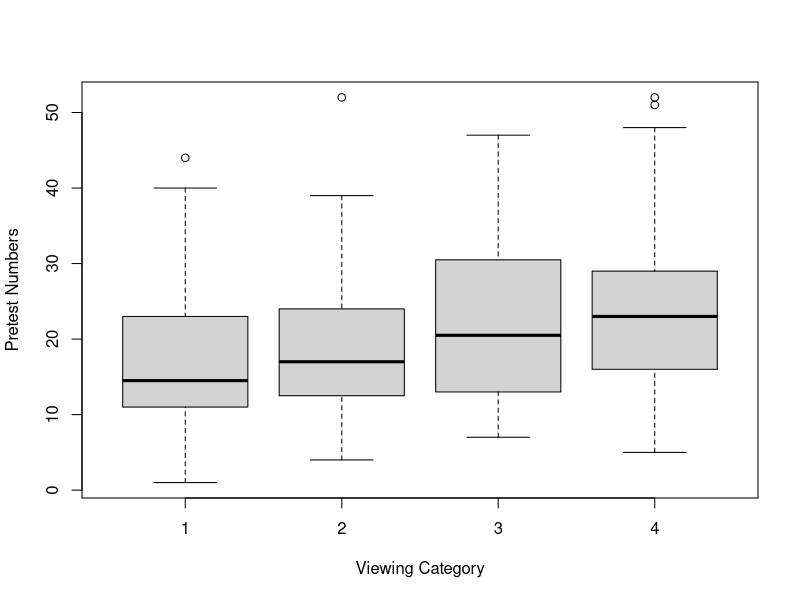
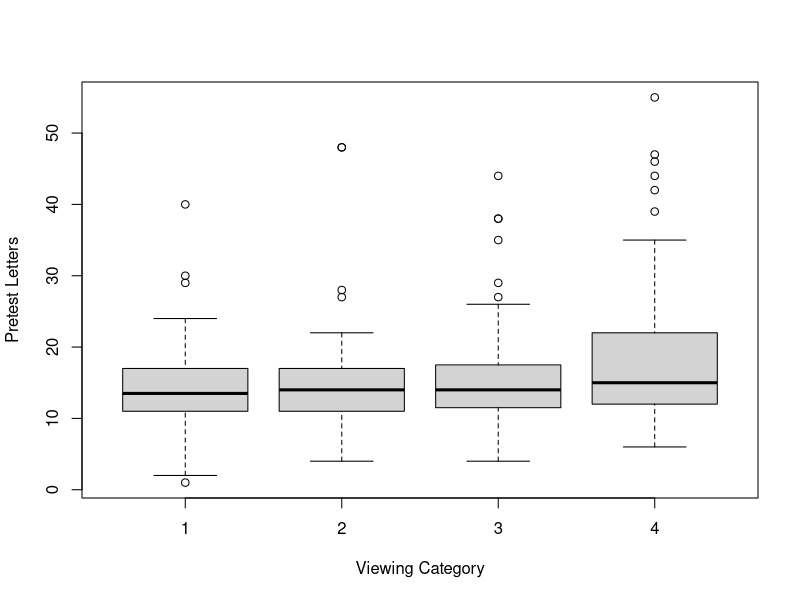
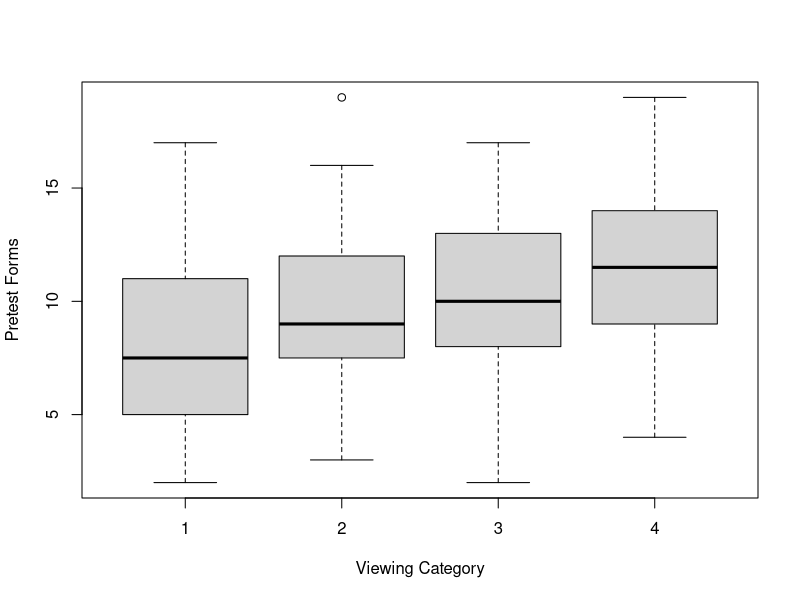
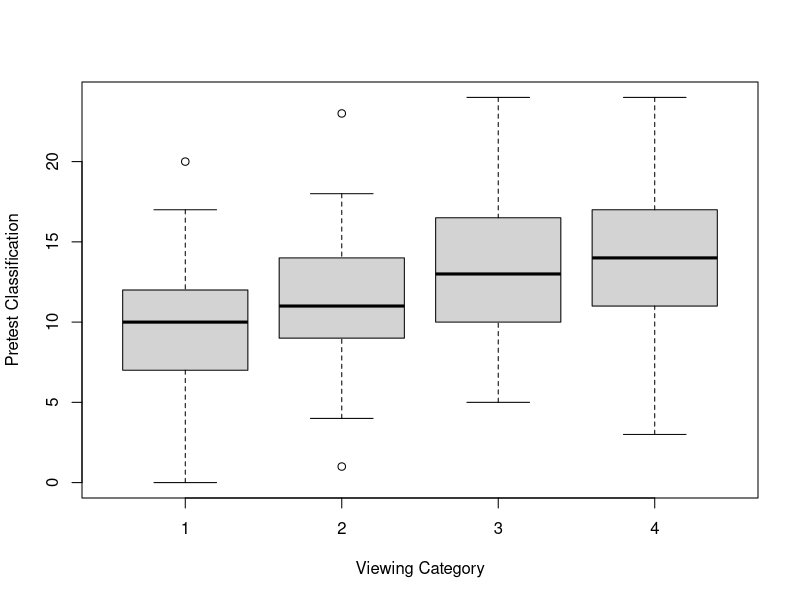
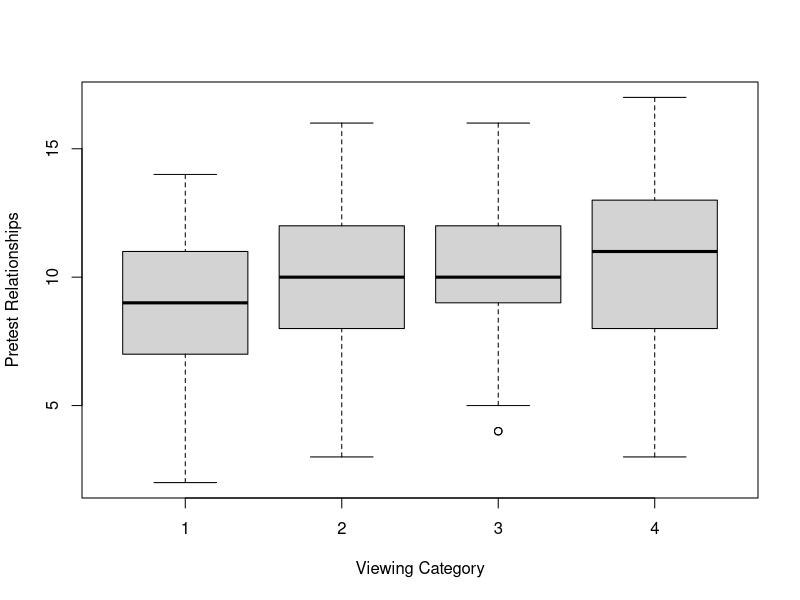
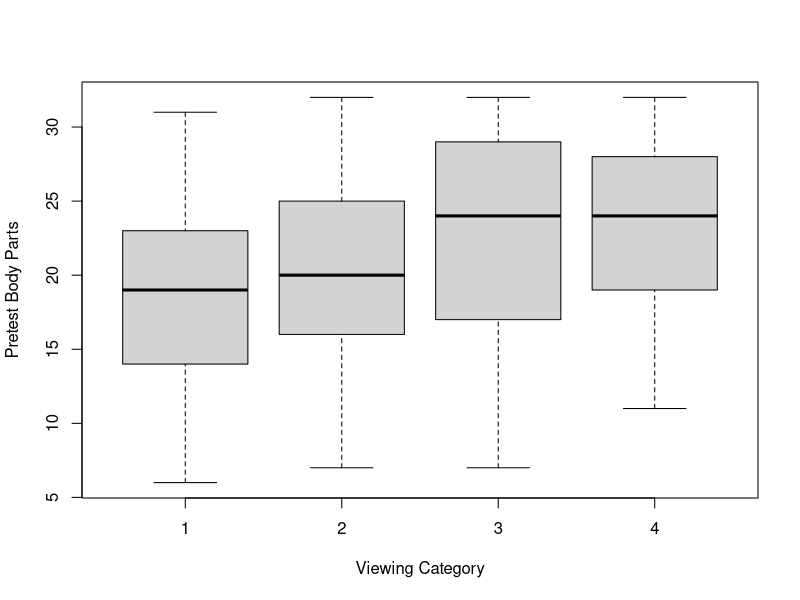
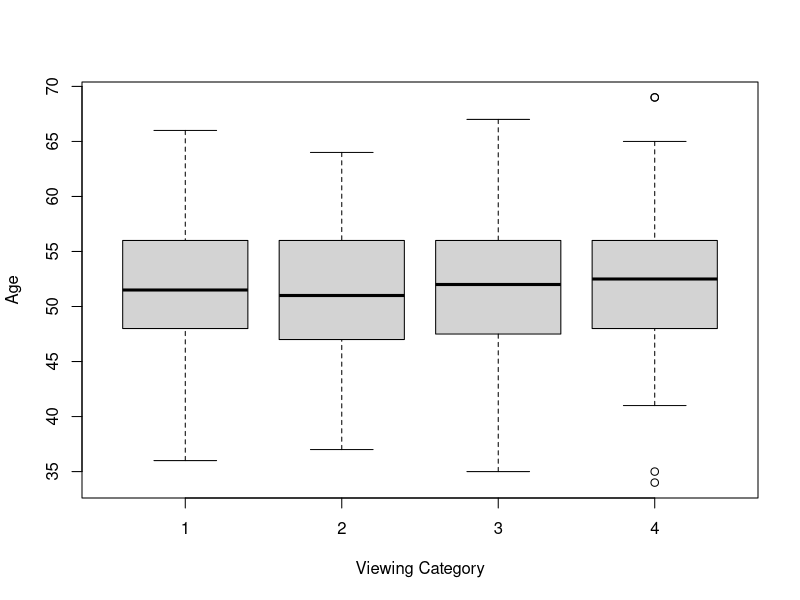
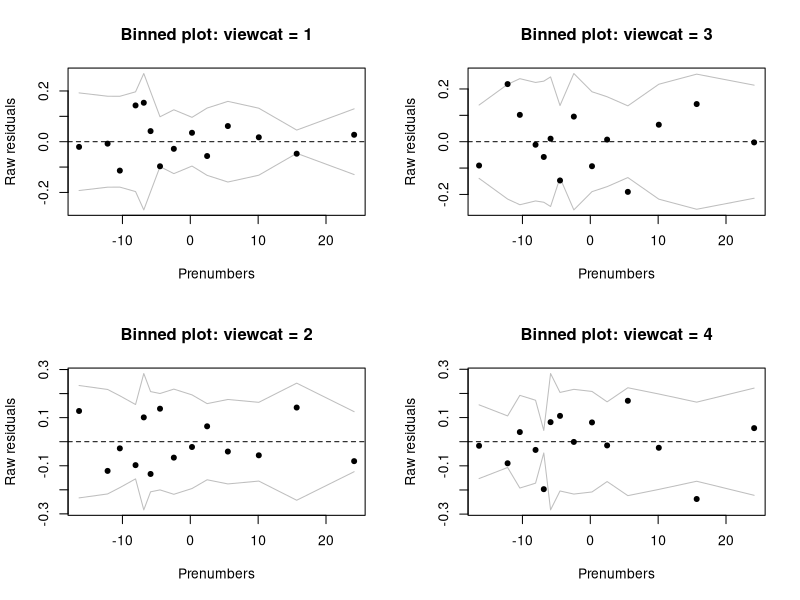

These figures' R source, in order:
## ---- chunk 1
####  multinomial logistic regression with Sesame street data

#let's predict how often the kids watch sesame street, with focus on if encouragement pushes them towards more viewing

sesame = read.csv("sesame.txt", header = T)
summary(sesame)
## ---- chunk 2
#load in the nnet library to do multinomial regression
library(nnet)
library(arm)
## ---- chunk 3
#viewcat is the outcome variable.  actually it is ordered, but we will treat it as unordered for this analysis.

table(sesame$viewcat)
## ---- chunk 4
###let's look at associations of viewcat with various predictors.  Ignore all the post-test variables

##let's start looking at plots with continuous predictors

boxplot(prenumb ~ viewcat, data = sesame, xlab = "Viewing Category", ylab = "Pretest Numbers")
boxplot(prelet ~ viewcat, data = sesame, xlab = "Viewing Category", ylab = "Pretest Letters")
boxplot(preform ~ viewcat, data = sesame, xlab = "Viewing Category", ylab = "Pretest Forms")
boxplot(preclasf ~ viewcat, data = sesame, xlab = "Viewing Category", ylab = "Pretest Classification")
boxplot(prerelat ~ viewcat, data = sesame, xlab = "Viewing Category", ylab = "Pretest Relationships")
boxplot(prebody ~ viewcat, data = sesame, xlab = "Viewing Category", ylab = "Pretest Body Parts")
boxplot(age ~ viewcat, data = sesame, xlab = "Viewing Category", ylab = "Age")
## ---- chunk 5
##now some categorical predictors
# bivariate relationship with viewenc
enctable = table(sesame$viewcat, sesame$viewenc)
enctable
prop.table(enctable, 2)
#prop.table(enctable, 1) gives the row percentages

sitetable = table(sesame$viewcat, sesame$site)
sitetable
prop.table(sitetable, 2)

#center all the continuous predictors for the regression modeling
sesame$cprenumb = sesame$prenumb - mean(sesame$prenumb)
sesame$cprelet = sesame$prelet - mean(sesame$prelet)
sesame$cpreform = sesame$preform - mean(sesame$preform)
sesame$cpreclasf = sesame$preclasf - mean(sesame$preclasf)
sesame$cprerelat = sesame$prerelat - mean(sesame$prerelat)
sesame$cprebody = sesame$prebody - mean(sesame$prebody)
sesame$cage = sesame$age - mean(sesame$age)

#let's make a dummy variable with encouragement = 2 as the baseline, since we want to interpret the effect of encouragement
sesame$viewenc2 = rep(0, nrow(sesame)) 
sesame$viewenc2[sesame$viewenc == 1] = 1

#fit a multinomial regression.  note that viewcat = 1 is the reference level.
viewcatreg1 = multinom(viewcat ~ viewenc2 + as.factor(site) + cprenumb + cprelet + cpreform + cpreclasf + cprerelat + cprebody + cage, data = sesame)

summary(viewcatreg1)
## ---- chunk 6
#exponentiate to get to interpretations in terms of multiplicative factors for odds

exp(coef(viewcatreg1))

#get confidence intervals
confint(viewcatreg1)
exp(confint(viewcatreg1))
## ---- chunk 7
#test if site is a useful  predictor using a change in deviance test

viewcatreg1nosite = multinom(viewcat ~ viewenc2 + cprenumb + cprelet + cpreform + cpreclasf + cprerelat + cprebody  + cage, data = sesame)

anova(viewcatreg1, viewcatreg1nosite, test = "Chisq")
## ---- chunk 8
#p-value is small -- site looks like a useful predictor

#test if encouragement is a useful  predictor using a change in deviance test

viewcatreg1noenc = multinom(viewcat ~ as.factor(site) + cprenumb + cprelet + cpreform + cpreclasf + cprerelat + cprebody + cage, data = sesame)
summary(viewcatreg1)
anova(viewcatreg1, viewcatreg1noenc, test = "Chisq")
## ---- chunk 9
#p-value is small -- encouragement looks like a useful predictor

##predicted probabilities for cases in the model
predprobs = fitted(viewcatreg1) 

#look at first five rows just to see what results
predprobs[1:5,]
## ---- chunk 10
###interpreting results with predictions

#let's get predicted probabilities for someone at average values of continuous predictors and in site 1
newdata = sesame[1:2,]
newdata$site = 1
newdata$cprenumb = 0
newdata$cprelet = 0
newdata$cprerelat = 0
newdata$cpreform = 0
newdata$cprebody = 0
newdata$cpreclasf = 0
newdata$cage = 0
newdata$viewenc2[1] = 0
newdata$viewenc2[2] = 1

predict(viewcatreg1, newdata, type = "probs")
## ---- chunk 11
#           1         2         3         4
#1 0.27441129 0.2144506 0.3088348 0.2023033
#2 0.02655388 0.3858047 0.3838143 0.2038272
 
#now let's repeat for a kid in site 2

newdata$site = 2
predict(viewcatreg1, newdata, type = "probs")

#           1         2         3         4
#1 0.24999038 0.1353515 0.2447120 0.3699461
#2 0.02561089 0.2577973 0.3219774 0.3946144
## ---- chunk 12
####diagnostics comparing average raw residuals across bins based on predictor values

#for viewcat = 1:  create a raw residual using only the first column of the predicted probabilities
rawresid1 = (sesame$viewcat == 1) -  predprobs[,1]

#for viewcat = 2:  create a raw residual using only the second column of the predicted probabilities
rawresid2 = (sesame$viewcat == 2) -  predprobs[,2]

#for viewcat = 3:  create a raw residual using only the third column of the predicted probabilities
rawresid3 = (sesame$viewcat == 3) -  predprobs[,3]

#for viewcat = 4:  create a raw residual using only the fourth column of the predicted probabilities
rawresid4 = (sesame$viewcat == 4) -  predprobs[,4]

tapply(rawresid1, sesame$site, mean)
tapply(rawresid2, sesame$site, mean)
tapply(rawresid3, sesame$site, mean)
tapply(rawresid4, sesame$site, mean)

tapply(rawresid1, sesame$viewenc2, mean)
tapply(rawresid2, sesame$viewenc2, mean)
tapply(rawresid3, sesame$viewenc2, mean)
tapply(rawresid4, sesame$viewenc2, mean)
## ---- chunk 13
#looks good!

##can do binned plots for continuous variables
#make a 2 by 2 graphical display
par(mfcol = c(2,2))

binnedplot(sesame$cprenumb, rawresid1, xlab = "Prenumbers", ylab = "Raw residuals", main = "Binned plot: viewcat = 1")
binnedplot(sesame$cprenumb, rawresid2, xlab = "Prenumbers", ylab = "Raw residuals", main = "Binned plot: viewcat = 2")
binnedplot(sesame$cprenumb, rawresid3, xlab = "Prenumbers", ylab = "Raw residuals", main = "Binned plot: viewcat = 3")
binnedplot(sesame$cprenumb, rawresid4, xlab = "Prenumbers", ylab = "Raw residuals", main = "Binned plot: viewcat = 4")
## ---- chunk 14
#repeat for the other continuous predictors.....  all looks okay!

###if you want to change the reference level, e.g., using level 4 as reference, use the relevel command
sesame$viewcat2 = relevel(as.factor(sesame$viewcat), ref = "4")

#then refit the model
viewcatreg2 = multinom(viewcat2 ~ viewenc2 + as.factor(site) + cprenumb + cprelet + cpreform + cpreclasf + cprerelat + cprebody + cage, data = sesame)
summary(viewcatreg2)
## ---- chunk 15

newdata = sesame[1:2,]
newdata$site = 1
newdata$cprenumb = 0
newdata$cprelet = 0
newdata$cprerelat = 0
newdata$cpreform = 0
newdata$cprebody = 0
newdata$cpreclasf = 0
newdata$cage = 0
newdata$viewenc2[1] = 0
newdata$viewenc2[2] = 1

predict(viewcatreg1, newdata, type = "probs")
